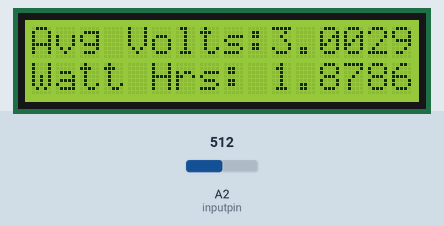
The sketch below on a simulated Arduino Uno, built with avr-gcc and run on an emulated ATmega328P. Shown: 16×2 character LCD. The inputs (shaded band) are chosen by the test bench; at power-on: A2 (inputpin) = 512.

Above: at 1.2 s.
1.3 s: A2 (inputpin) set to 716
At 1.72 s:
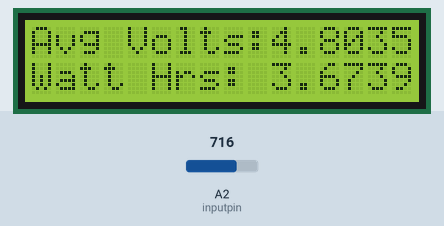
3.1 s: A2 (inputpin) set to 900
At 3.51 s:
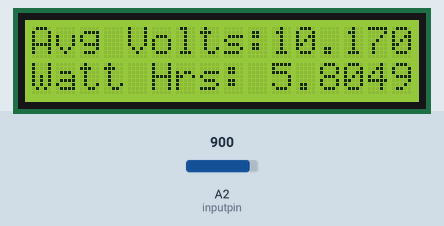
4.8 s: A2 (inputpin) set to 1023
At 8.2 s:
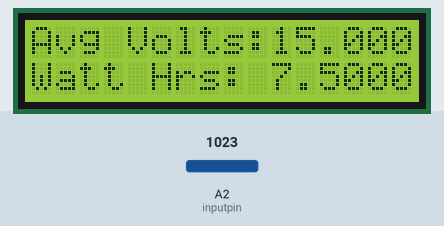
Timing chart, 0 to 9.7 s (numbered marks = the images above; inputs shaded):
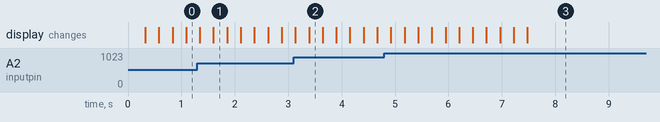

The sketch:

voltage_reader_4.ino
```cpp
//This code was developed by me for my freshman projects class. Our project was a
//rainwater power generator that would sit in a gutter and produce enough power to
//charge a cell phone or boil water. This code takes voltage readings from our
//generator and averages them calculates our total production in Watts.

const int numreadings = 10;  //initialize variables
float readings[numreadings];
int readIndex = 0;
float total = 0.0;
float average = 0.0;
float maxvoltage = 0.0;
float current = 0;
float Watts = 0;
float WattHours = 0;

#include <LiquidCrystal.h> //include LCD library
LiquidCrystal lcd(12, 10, 5, 4, 3, 2);
const int inputpin = A2;

void setup() {
  lcd.begin(16, 2);
  for (int i = 0; i < numreadings; i++) { //Make sure all values are zero
    readings[i] = 0;
  }

}

void loop() {
  float sensorvalue = analogRead(inputpin); //Read data
  float voltage = sensorvalue * (15.0 / 1023.0); //
  String avgstring = String(average, 5);
  String voltstring = String(maxvoltage, 5);
  String watthrs = String(Watts, 5);
  if (voltage > 0) {
    total = total - float(readings[readIndex]); // Remove old readings from Total (avg) calculation

    readings[readIndex] = voltage; // Place new reading into the average voltage array
    total = total + voltage; // Replace old reading with the new...
    readIndex = readIndex + 1;

    if (readIndex >= numreadings) {
      readIndex = 0;
    }
    average = total / float(numreadings); // Calculate the new average
    maxvoltage = max(voltage, maxvoltage);

    lcd.setCursor(0, 0); //Print data to screen
    lcd.print("Avg Volts:");
    lcd.setCursor(10, 0);
    lcd.print(avgstring);

    current = maxvoltage/30;
    Watts = current * maxvoltage;

    lcd.setCursor(0, 1);
    lcd.print("Watt Hrs:");
    lcd.setCursor(10, 1);
    lcd.print(watthrs);

    delay(250);

  }

  else{
  }
}
```
